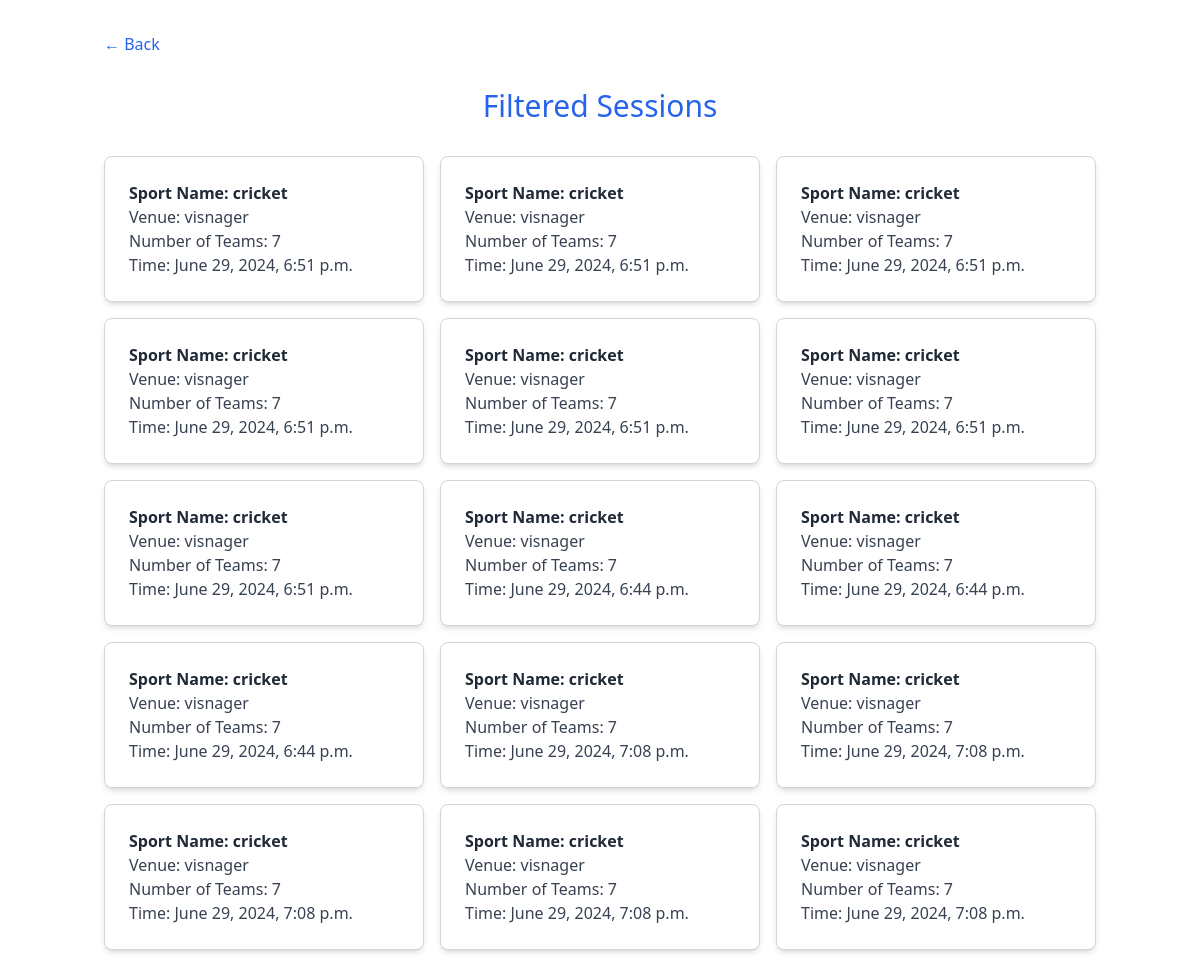
Page /filtered_sessions/2/ on the committed database.
### authentication/models.py (models this page shows)
class Session(models.Model):
    sport_name = models.CharField(max_length=100)
    venue = models.CharField(max_length=100)
    number_of_teams = models.IntegerField()
    price = models.IntegerField(default=0.00)
    time = models.DateTimeField()

### authentication/views.py (the view)
# urls.py: path('filtered_sessions/<int:sport_id>/', views.filtered_sessions, name='filtered_sessions'),
def filtered_sessions(request, sport_id):
    try:
        sport = Sport.objects.get(id=sport_id)
        sessions = Session.objects.filter(sport_name=sport.sport_name)
        return render(request, 'filtered_sessions.html', {'sessions': sessions})
    except Sport.DoesNotExist:
        return render(request, 'filtered_sessions.html', {'sessions': None})

### templates/filtered_sessions.html (shortened to what this page needs)
<!DOCTYPE html>
<html lang="en">
  <head>
    <script src="https://cdn.tailwindcss.com"></script>
  </head>
  <body class="bg-white text-gray-900">
    <div class="container mx-auto px-4 py-8">
      <a href="/player" class="text-blue-600 hover:underline">&larr; Back</a>
      <h1 class="text-3xl text-center text-blue-600 mt-8">Filtered Sessions</h1>
      <div class="mt-8">
        {% if sessions %}
        <ul class="grid grid-cols-1 gap-4 md:grid-cols-2 lg:grid-cols-3">
          {% for session in sessions %}
          <li>
            <div class="bg-white shadow-md rounded-lg p-6 border border-gray-300">
              <p class="font-bold text-gray-800">Sport Name: {{ session.sport_name }}</p>
              <p class="text-gray-700">Venue: {{ session.venue }}</p>
              <p class="text-gray-700">Number of Teams: {{ session.number_of_teams }}</p>
              <p class="text-gray-700">Time: {{ session.time }}</p>
            </div>
          </li>
          {% endfor %}
        </ul>
        {% else %}
        <p class="text-center text-gray-800 mt-4">No sessions found for the selected sport.</p>
        {% endif %}
      </div>
    </div>
  </body>
</html>

### rows in the picture
Session: sport_name "cricket", venue "visnager", number_of_teams "7", time "June 29, 2024, 6:51 p.m."
Session: sport_name "cricket", venue "visnager", number_of_teams "7", time "June 29, 2024, 6:51 p.m."
Session: sport_name "cricket", venue "visnager", number_of_teams "7", time "June 29, 2024, 6:51 p.m."
Session: sport_name "cricket", venue "visnager", number_of_teams "7", time "June 29, 2024, 6:51 p.m."
Session: sport_name "cricket", venue "visnager", number_of_teams "7", time "June 29, 2024, 6:51 p.m."
Session: sport_name "cricket", venue "visnager", number_of_teams "7", time "June 29, 2024, 6:51 p.m."
Session: sport_name "cricket", venue "visnager", number_of_teams "7", time "June 29, 2024, 6:51 p.m."
Session: sport_name "cricket", venue "visnager", number_of_teams "7", time "June 29, 2024, 6:44 p.m."
Session: sport_name "cricket", venue "visnager", number_of_teams "7", time "June 29, 2024, 6:44 p.m."
Session: sport_name "cricket", venue "visnager", number_of_teams "7", time "June 29, 2024, 6:44 p.m."
Session: sport_name "cricket", venue "visnager", number_of_teams "7", time "June 29, 2024, 7:08 p.m."
Session: sport_name "cricket", venue "visnager", number_of_teams "7", time "June 29, 2024, 7:08 p.m."
Session: sport_name "cricket", venue "visnager", number_of_teams "7", time "June 29, 2024, 7:08 p.m."
Session: sport_name "cricket", venue "visnager", number_of_teams "7", time "June 29, 2024, 7:08 p.m."
Session: sport_name "cricket", venue "visnager", number_of_teams "7", time "June 29, 2024, 7:08 p.m."
